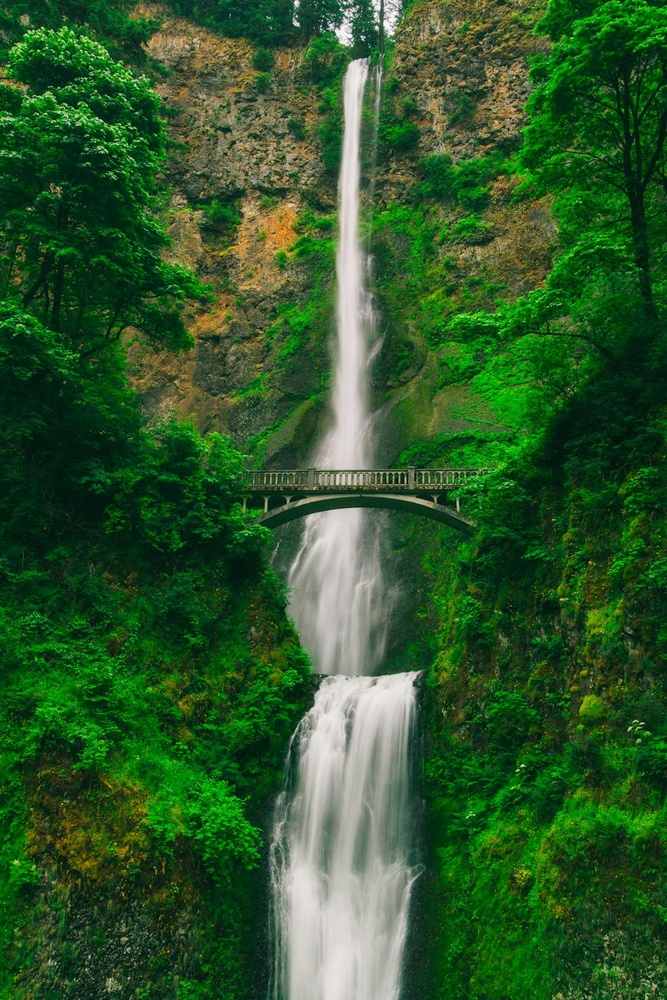
#> input picture OpenCV/waterfall_m.jpg, 667 x 1000 px, shrunk from 1280 x 1920 before the run
$ python image_thresholding.py
#> lines starting #> are read from the running program, lines starting #| are printed output that depends on the picture
import cv2
import numpy as np

img = cv2.imread("waterfall_m.jpg")
#> img is the input picture: shape (1000, 667, 3); mean B, G, R 41.6, 86.6, 45.5

threshold_value = 200

_, binary_threshold = cv2.threshold(img,threshold_value, 255, cv2.THRESH_BINARY)
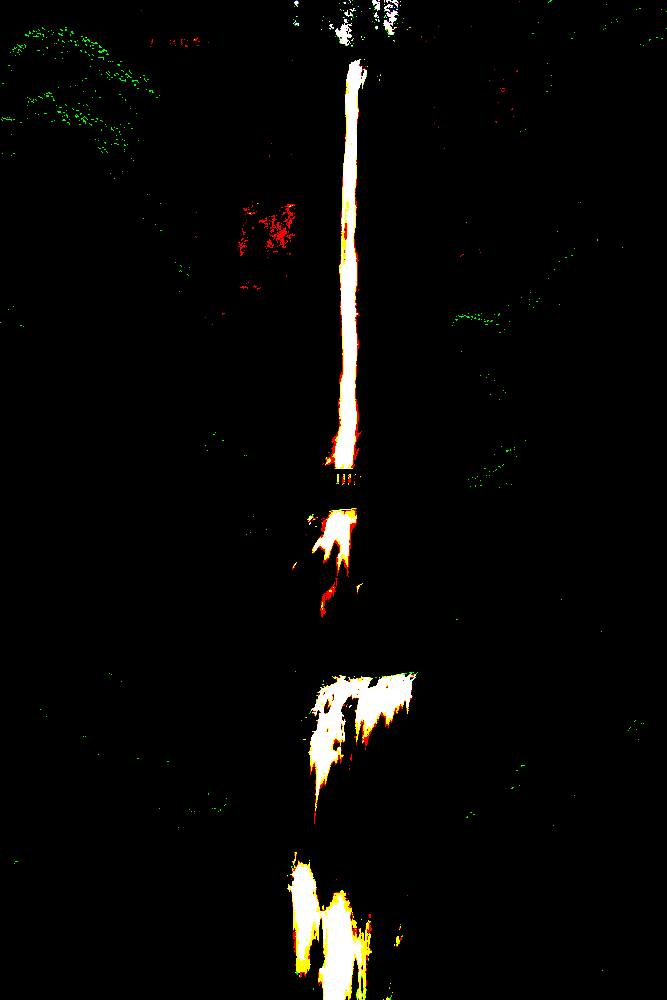
#> binary_threshold: shape (1000, 667, 3); mean B, G, R 6, 7.7, 8.4

cv2.imshow("Original", img)
cv2.imshow("Binary Threshold", binary_threshold)

cv2.waitKey(0)
cv2.destroyAllWindows()
